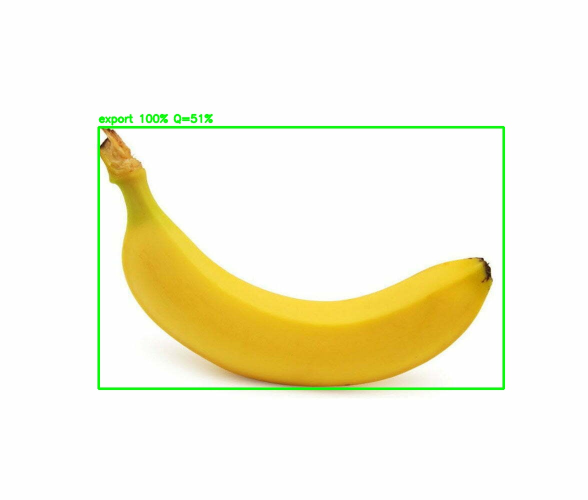
#> input picture report/images/real_e2e.jpg, 1176 x 1000 px (shown at 1/2 size)
$ python -i banana_analyzer.py   (imports and definitions only)   (older library calls are emulated)
#> lines starting #> are read from the running program, lines starting #| are printed output that depends on the picture; after the words box and inside, x2 and y2 are one past the last pixel; in counts of white or black regions, pixels touching at a corner belong together
#> further down, picture is the input picture: shape (1000, 1176, 3); mean B, G, R 223.5, 244.4, 246.5
"""Enhanced Banana Analyzer Module.

Based on: "Comparative Analysis of Banana Detection Models: Deep Learning and Darknet Algorithm"
http://ijeces.ferit.hr/index.php/ijeces/article/view/3043

This module implements advanced image processing techniques for improved banana detection
and quality assessment:
- Color-based preprocessing (HSV/LAB color spaces)
- Morphological feature extraction
- Multi-scale detection support
- Quality metrics computation
- Ensemble confidence scoring
"""

from __future__ import annotations

from dataclasses import dataclass
from typing import Dict, List, Optional, Tuple
import numpy as np

try:
    import cv2
except ImportError:
    cv2 = None


@dataclass
class BananaFeatures:
    """Extracted features for banana quality assessment."""
    # Color features
    yellow_ratio: float  # Ratio of yellow pixels
    green_ratio: float   # Ratio of green pixels
    brown_ratio: float   # Ratio of brown/spot pixels
    color_uniformity: float  # Color distribution uniformity

    # Morphological features
    area: float  # Banana area in pixels
    perimeter: float  # Banana perimeter
    aspect_ratio: float  # Width/Height ratio
    curvature: float  # Banana curvature estimation
    solidity: float  # Area / Convex Hull Area

    # Texture features
    texture_variance: float  # Texture roughness indicator
    spot_count: int  # Number of dark spots detected

    # Quality score
    quality_score: float  # Overall computed quality (0-1)


class BananaAnalyzer:
    """Advanced banana image analysis based on research paper methodology."""

    # HSV ranges for banana color classification (optimized for banana detection)
    # Yellow banana (ripe)
    YELLOW_HSV_LOW = np.array([15, 80, 80])
    YELLOW_HSV_HIGH = np.array([35, 255, 255])

    # Green banana (unripe)
    GREEN_HSV_LOW = np.array([35, 40, 40])
    GREEN_HSV_HIGH = np.array([85, 255, 255])

    # Brown spots (overripe/defective)
    BROWN_HSV_LOW = np.array([5, 50, 20])
    BROWN_HSV_HIGH = np.array([20, 200, 150])

    # Black spots (defective)
    BLACK_HSV_LOW = np.array([0, 0, 0])
    BLACK_HSV_HIGH = np.array([180, 255, 50])

    def __init__(
        self,
        enable_color_analysis: bool = True,
        enable_morphology: bool = True,
        enable_texture: bool = True,
        spot_detection_threshold: float = 0.02,
    ):
        """Initialize the analyzer.

        Args:
            enable_color_analysis: Enable HSV/LAB color feature extraction
            enable_morphology: Enable morphological feature extraction
            enable_texture: Enable texture analysis
            spot_detection_threshold: Min ratio to detect spots as significant
        """
        self.enable_color_analysis = enable_color_analysis
        self.enable_morphology = enable_morphology
        self.enable_texture = enable_texture
        self.spot_detection_threshold = spot_detection_threshold

    # [42 lines left out: function preprocess_frame, not called in this run]

    def create_banana_mask(
        self,
        frame_bgr: np.ndarray,
        bbox_xyxy: Optional[Tuple[int, int, int, int]] = None,
    ) -> np.ndarray:
        """Create a binary mask highlighting banana regions using color segmentation.

        Args:
            frame_bgr: Input BGR frame
            bbox_xyxy: Optional bounding box to focus on

        Returns:
            Binary mask (255 for banana regions, 0 otherwise)
        """
        if cv2 is None:
            h, w = frame_bgr.shape[:2]
            return np.ones((h, w), dtype=np.uint8) * 255

        # Crop to bbox if provided
        if bbox_xyxy is not None:
            x1, y1, x2, y2 = bbox_xyxy
            frame_bgr = frame_bgr[y1:y2, x1:x2]

        # Convert to HSV
        hsv = cv2.cvtColor(frame_bgr, cv2.COLOR_BGR2HSV)
#> hsv: shape (1000, 1176, 3); mean H, S, V 7.3, 29.8, 249.7

        # Create masks for different banana colors
        yellow_mask = cv2.inRange(hsv, self.YELLOW_HSV_LOW, self.YELLOW_HSV_HIGH)
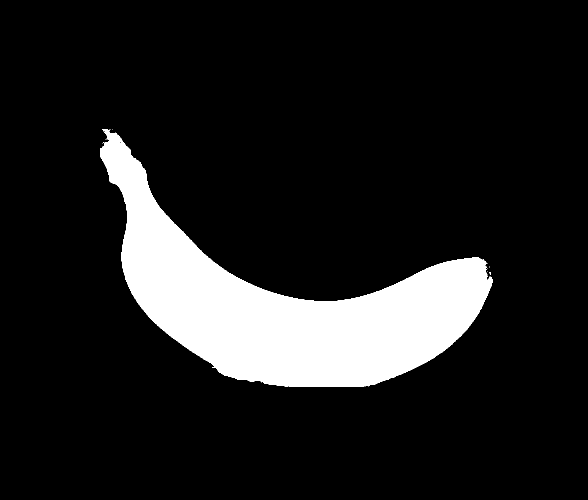
#> yellow_mask: shape (1000, 1176) (shown at 1/2 size); 12.3% white; 13 white regions (12 under 20 px), largest, box (x1, y1, x2, y2) and area: (200, 258, 985, 774) 144584
        green_mask = cv2.inRange(hsv, self.GREEN_HSV_LOW, self.GREEN_HSV_HIGH)
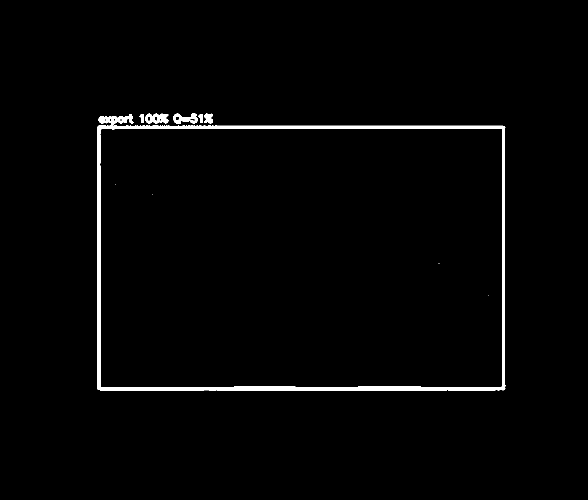
#> green_mask: shape (1000, 1176) (shown at 1/2 size); 1.7% white; 10 white regions (4 under 20 px), largest, box (x1, y1, x2, y2) and area: (194, 228, 1011, 781) 18794, (291, 227, 337, 247) 677, (347, 227, 396, 248) 606, (408, 227, 426, 247) 270, (279, 228, 288, 246) 109, (397, 228, 405, 246) 104

        # Combine masks (banana can be yellow OR green)
        banana_mask = cv2.bitwise_or(yellow_mask, green_mask)
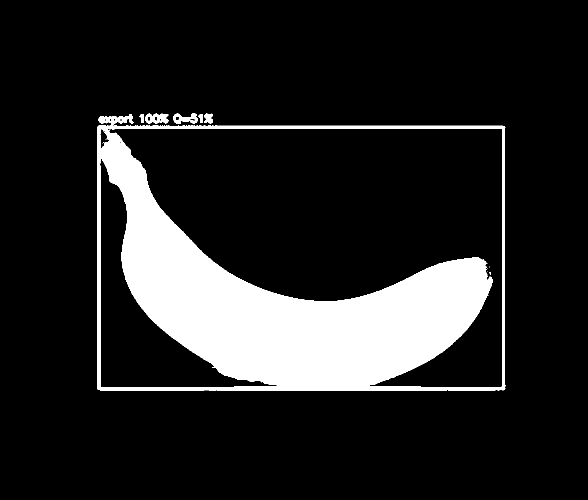
#> banana_mask: shape (1000, 1176) (shown at 1/2 size); 14% white; 14 white regions (8 under 20 px), largest, box (x1, y1, x2, y2) and area: (194, 228, 1011, 781) 163374, (291, 227, 337, 247) 677, (347, 227, 396, 248) 606, (408, 227, 426, 247) 270, (279, 228, 288, 246) 109, (397, 228, 405, 246) 104

        # Morphological operations to clean up the mask
        kernel = cv2.getStructuringElement(cv2.MORPH_ELLIPSE, (5, 5))
        banana_mask = cv2.morphologyEx(banana_mask, cv2.MORPH_CLOSE, kernel)
#> banana_mask: shape (1000, 1176); 14.1% white; 3 white regions (2 under 20 px), largest, box (x1, y1, x2, y2) and area: (194, 227, 1011, 781) 165811
        banana_mask = cv2.morphologyEx(banana_mask, cv2.MORPH_OPEN, kernel)
#> banana_mask: shape (1000, 1176); 14.1% white; 3 white regions, box (x1, y1, x2, y2) and area: (194, 228, 1011, 781) 163732, (347, 227, 426, 249) 1062, (280, 227, 337, 248) 922
#> (the rest of the program and of its run is left out)
